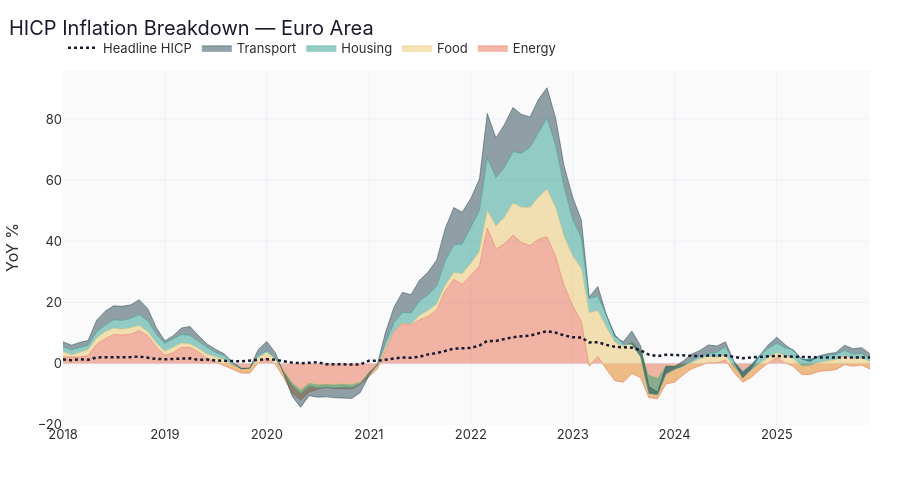

The code cell stored with this chart in its notebook:
### Markdown cell above
## 3 — Inflation: The Energy Shock and Its Aftermath

The 2022 energy crisis sent headline HICP inflation soaring across Europe.
The area chart below decomposes inflation into its key categories for the
Euro area aggregate (EA), highlighting how **energy prices** were the dominant
driver — and how quickly they normalised relative to food and housing.

### Code cell
df_infl = db.sql("""
    select month,
           headline_inflation_pct,
           food_inflation_pct,
           housing_inflation_pct,
           transport_inflation_pct,
           energy_inflation_pct
    from gold.gold_fct_inflation
    where country_code = 'EA'
      and month >= '2018-01'
    order by month
""").df()

fig = go.Figure()
for col, name, color in [
    ("energy_inflation_pct",    "Energy",    "#e76f51"),
    ("food_inflation_pct",      "Food",      "#e9c46a"),
    ("housing_inflation_pct",   "Housing",   "#2a9d8f"),
    ("transport_inflation_pct", "Transport", "#264653"),
]:
    fig.add_trace(go.Scatter(
        x=df_infl["month"], y=df_infl[col], name=name,
        mode="lines", stackgroup="one",
        line=dict(width=0.5, color=color),
    ))
fig.add_trace(go.Scatter(
    x=df_infl["month"], y=df_infl["headline_inflation_pct"],
    name="Headline HICP", mode="lines",
    line=dict(color="#1a1a2e", width=2.5, dash="dot"),
))
fig.update_layout(
    title="HICP Inflation Breakdown — Euro Area",
    yaxis_title="YoY %", xaxis_title="",
    height=480, hovermode="x unified",
    legend=dict(orientation="h", yanchor="bottom", y=1.02, x=0),
)
fig.show()
